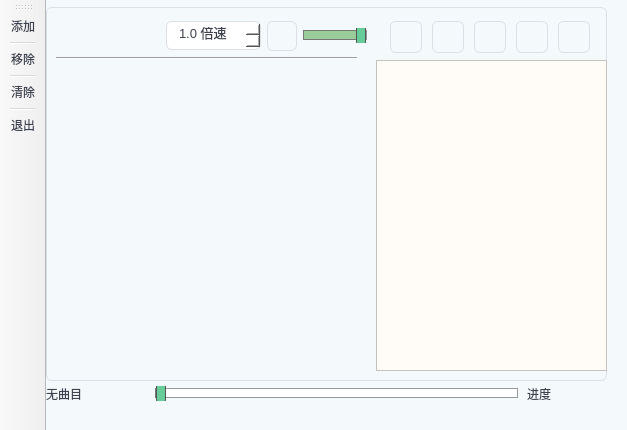
<?xml version="1.0" encoding="UTF-8"?>
<ui version="4.0">
 <class>MyMusic</class>
 <widget class="QMainWindow" name="MyMusic">
  <property name="geometry">
   <rect>
    <x>0</x>
    <y>0</y>
    <width>627</width>
    <height>430</height>
   </rect>
  </property>
  <property name="windowTitle">
   <string>音乐播放器</string>
  </property>
  <property name="styleSheet">
   <string notr="true">#MyMusic  { background-color: #F4F9FC; border-radius: 22px; }
* { color: #3d4150; }
QPushButton { border-style: none;border: 1px solid #DCDFE6;border-radius: 6px;padding: 5px 10px;font-size: 13px; }
QPushButton:hover { color: #b2b7cb; font-weight: bold; background-color: #1296db; }
QScrollBar:vertical { background:#f5f6f8; padding:0px; border-radius: 3px; width:6px; }
QScrollBar::handle:vertical { background:#C0C4CC; border-radius: 3px; }
QScrollBar::handle:vertical:hover { background:#909399; }
QScrollBar::handle:vertical:pressed { background:#909399; }
QScrollBar::add-page:vertical, QScrollBar::sub-page:vertical, QScrollBar::add-line:vertical, QScrollBar::sub-line:vertical { background:none; }
QCheckBox, QRadioButton { font-size: 13px; }
QComboBox, QLineEdit, QTextEdit, QTextBrowser, QTimeEdit, QDateEdit, QDateTimeEdit, QSpinBox,
QDoubleSpinBox { background-color: #ffffff; border: 1px solid #DCDFE6; border-radius: 6px; padding: 5px 10px; font-size: 13px; }
QTextEdit, QTextBrowser { padding-right: 3px; }
QLineEdit:hover, QComboBox:hover, QTimeEdit:hover, QDateEdit:hover, QDateTimeEdit:hover, QSpinBox:hover, QDoubleSpinBox:hover { border: 1px solid #409EFF; }
QComboBox::down-arrow { width:10px; height:10px; right:2px; image:url(:/icons/down.png); }
QComboBox::drop-down { subcontrol-origin:padding; subcontrol-position:top right; width:15px; border-left-width:0px; border-left-style:solid; border-top-right-radius:3px; border-bottom-right-radius:3px; border-left-color:#242424; }
QComboBox QAbstractItemView::item{ min-height:20px; min-width:10px; }
QComboBox::drop-down:on{ top: 1px; }
QTimeEdit::up-button, QDateEdit::up-button, QDateTimeEdit::up-button, QSpinBox::up-button, QDoubleSpinBox::up-button { width:10px; height:10px; image:url(:/icons/up.png); padding: 3px 8px 0px 0px; }
QTimeEdit::down-button, QDateEdit::down-button, QDateTimeEdit::down-button, QSpinBox::down-button, QDoubleSpinBox::down-button { width:10px; height:10px; image:url(:/icons/down.png); padding: 0px 8px 3px 0px; }
QTimeEdit::up-button:pressed, QDateEdit::up-button:pressed, QDateTimeEdit::up-button:pressed, QSpinBox::up-button:pressed, QDoubleSpinBox::up-button:pressed { top: -2px; }
QTimeEdit::down-button:pressed, QDateEdit::down-button:pressed, QDateTimeEdit::down-button:pressed, QSpinBox::down-button:pressed, QDoubleSpinBox::down-button:pressed { bottom: -2px; }
QTabWidge::pane{ border:1px solid #DCDFE6; border-radius: 6px; border-top-left-radius: 0px; background-color: #ffffff; selection-background-color:#ffffff; selection-color:#DCDFE6; alternate-background-color:#f2f1f5; gridline-color:#3d4150; }
QTabBa::tab { border:1px solid #DCDFE6; border-top-left-radius: 6px; border-top-right-radius: 6px; font-size: 13px; background-color: #f2f1f5; padding: 2px 6px; }
QTabWidge::pane:top { top:-1px; }
QTabWidgt::pane:bottom { bottom:-1px; }
QTabWidgt::pane:left { right:-1px; }
QTabWidgt::pane:right { left:-1px; }
QTabBr::tab:selected { background-color: #ffffff; border-bottom: none; }
QGroupBox { border: 1px solid #DCDFE6; border-radius: 6px; font-size: 13px; margin-top: 7px; }
QGroupBox::title { subcontrol-origin: margin; subcontrol-position: top center; padding: 0px 5px 3px; }

#widget_menu { background-color: #F7FBFC; border-radius: 16px; }
#btn_videoPlayback, #btn_playMusic, #btn_ScreenRecording, #toolBtn_screenShot { background-color: #ffffff; border-radius: 5px; padding: 12px 0 0; }
#btn_videoPlayback:hover, #btn_playMusic:hover, #btn_ScreenRecording:hover, #toolBtn_screenShot:hover,hover { background-color: #f8f8f8; border: 1px solid #f0f0f0; }
#lable_title { padding: 0 10px; }
#btn_language, #btn_meeting, #btn_normal, #btn_notion { padding: 8px 12px; color: #d1d8e7;  border: none; }
#btn_language:hover, #btn_meeting:hover, #btn_normal:hover, #btn_notion:hover { background-color: #ffffff; border-radius: 15px; color: #b8c3ce;border: 1px solid #f0f0f0; }
#btn_personal_homePage, #btn_quit, #btn_scaledToSmall, #btn_littleshow {  border: none; }
#btn_personal_homePage:hover, #btn_quit:hover, #btn_scaledToSmall:hover { background-color: #eeeff4; border-radius: 10px; }
#stackedWidget { background-color: #F7FBFC; border-radius: 16px; }
#page_memberShip, #page_normal, #page_notion, #page_words { color: #C0C4CC; }



</string>
  </property>
  <widget class="QWidget" name="centralwidget">
   <widget class="QGroupBox" name="groupBox">
    <property name="geometry">
     <rect>
      <x>0</x>
      <y>0</y>
      <width>561</width>
      <height>381</height>
     </rect>
    </property>
    <property name="title">
     <string/>
    </property>
    <widget class="QListWidget" name="listWidget">
     <property name="geometry">
      <rect>
       <x>330</x>
       <y>60</y>
       <width>231</width>
       <height>311</height>
      </rect>
     </property>
     <property name="styleSheet">
      <string notr="true">background-color: rgb(255, 251, 246);
</string>
     </property>
     <property name="editTriggers">
      <set>QAbstractItemView::NoEditTriggers</set>
     </property>
     <property name="dragEnabled">
      <bool>true</bool>
     </property>
     <property name="dragDropMode">
      <enum>QAbstractItemView::InternalMove</enum>
     </property>
    </widget>
    <widget class="QLabel" name="label">
     <property name="geometry">
      <rect>
       <x>10</x>
       <y>10</y>
       <width>101</width>
       <height>41</height>
      </rect>
     </property>
     <property name="styleSheet">
      <string notr="true">border-image: url(:/images/images/summer.jpg);</string>
     </property>
     <property name="text">
      <string/>
     </property>
    </widget>
    <widget class="Line" name="line">
     <property name="geometry">
      <rect>
       <x>10</x>
       <y>50</y>
       <width>301</width>
       <height>16</height>
      </rect>
     </property>
     <property name="orientation">
      <enum>Qt::Horizontal</enum>
     </property>
    </widget>
    <widget class="QWidget" name="layoutWidget">
     <property name="geometry">
      <rect>
       <x>120</x>
       <y>20</y>
       <width>201</width>
       <height>32</height>
      </rect>
     </property>
     <layout class="QHBoxLayout" name="horizontalLayout">
      <item>
       <widget class="QDoubleSpinBox" name="doubleSpinBox">
        <property name="minimumSize">
         <size>
          <width>0</width>
          <height>24</height>
         </size>
        </property>
        <property name="styleSheet">
         <string notr="true"/>
        </property>
        <property name="frame">
         <bool>true</bool>
        </property>
        <property name="prefix">
         <string/>
        </property>
        <property name="suffix">
         <string> 倍速 </string>
        </property>
        <property name="decimals">
         <number>1</number>
        </property>
        <property name="minimum">
         <double>0.500000000000000</double>
        </property>
        <property name="maximum">
         <double>1.500000000000000</double>
        </property>
        <property name="singleStep">
         <double>0.100000000000000</double>
        </property>
        <property name="value">
         <double>1.000000000000000</double>
        </property>
       </widget>
      </item>
      <item>
       <widget class="QPushButton" name="btnSound">
        <property name="maximumSize">
         <size>
          <width>30</width>
          <height>30</height>
         </size>
        </property>
        <property name="text">
         <string/>
        </property>
        <property name="icon">
         <iconset resource="resMusic.qrc">
          <normaloff>:/images/images/yl.png</normaloff>:/images/images/yl.png</iconset>
        </property>
        <property name="iconSize">
         <size>
          <width>24</width>
          <height>24</height>
         </size>
        </property>
        <property name="flat">
         <bool>true</bool>
        </property>
       </widget>
      </item>
      <item>
       <widget class="QSlider" name="sliderVolumn">
        <property name="styleSheet">
         <string notr="true">QSlider::groove:horizontal {  
    border: 1px solid #999999;  
    background: #ffffff;  
    height: 8px;  
    margin: 0px;  
    round-corners: both;  
}  
  
QSlider::handle:horizontal {  
    background: #66cc99;  
    border: 1px solid #555555;  
    width: 8px;  
    margin: -7px 0; /* margin top/bottom = -(handle height/2) */  
    border-radius: 4px;  
}  
  
QSlider::handle:horizontal:hover {  
    background: #77ddaa;  
}  
  
QSlider::sub-page:horizontal {  
    background: #99cc99;  
    border: 1px solid #777777;  
    height: 8px;  
}  
  
QSlider::add-page:horizontal {  
    background: none;  
}</string>
        </property>
        <property name="maximum">
         <number>100</number>
        </property>
        <property name="value">
         <number>100</number>
        </property>
        <property name="orientation">
         <enum>Qt::Horizontal</enum>
        </property>
       </widget>
      </item>
     </layout>
    </widget>
    <widget class="QWidget" name="layoutWidget_2">
     <property name="geometry">
      <rect>
       <x>340</x>
       <y>20</y>
       <width>211</width>
       <height>34</height>
      </rect>
     </property>
     <layout class="QGridLayout" name="gridLayout">
      <item row="0" column="0">
       <widget class="QPushButton" name="btnrand">
        <property name="minimumSize">
         <size>
          <width>0</width>
          <height>0</height>
         </size>
        </property>
        <property name="maximumSize">
         <size>
          <width>32</width>
          <height>32</height>
         </size>
        </property>
        <property name="toolTip">
         <string>播放</string>
        </property>
        <property name="text">
         <string/>
        </property>
        <property name="icon">
         <iconset resource="resMusic.qrc">
          <normaloff>:/images/images/sj.png</normaloff>:/images/images/sj.png</iconset>
        </property>
        <property name="iconSize">
         <size>
          <width>15</width>
          <height>15</height>
         </size>
        </property>
       </widget>
      </item>
      <item row="0" column="1">
       <widget class="QPushButton" name="btnPrevious">
        <property name="maximumSize">
         <size>
          <width>32</width>
          <height>32</height>
         </size>
        </property>
        <property name="toolTip">
         <string>前一曲</string>
        </property>
        <property name="text">
         <string/>
        </property>
        <property name="icon">
         <iconset resource="resMusic.qrc">
          <normaloff>:/images/images/s.png</normaloff>:/images/images/s.png</iconset>
        </property>
       </widget>
      </item>
      <item row="0" column="2">
       <widget class="QPushButton" name="btnPlay">
        <property name="maximumSize">
         <size>
          <width>32</width>
          <height>32</height>
         </size>
        </property>
        <property name="toolTip">
         <string>播放</string>
        </property>
        <property name="text">
         <string/>
        </property>
       </widget>
      </item>
      <item row="0" column="3">
       <widget class="QPushButton" name="btnNext">
        <property name="maximumSize">
         <size>
          <width>32</width>
          <height>32</height>
         </size>
        </property>
        <property name="toolTip">
         <string>后一曲</string>
        </property>
        <property name="text">
         <string/>
        </property>
        <property name="icon">
         <iconset resource="resMusic.qrc">
          <normaloff>:/images/images/x.png</normaloff>:/images/images/x.png</iconset>
        </property>
       </widget>
      </item>
      <item row="0" column="4">
       <widget class="QPushButton" name="btnLoop">
        <property name="maximumSize">
         <size>
          <width>32</width>
          <height>32</height>
         </size>
        </property>
        <property name="text">
         <string/>
        </property>
        <property name="icon">
         <iconset resource="resMusic.qrc">
          <normaloff>:/images/images/refresh16.png</normaloff>:/images/images/refresh16.png</iconset>
        </property>
        <property name="checkable">
         <bool>true</bool>
        </property>
        <property name="checked">
         <bool>true</bool>
        </property>
       </widget>
      </item>
     </layout>
    </widget>
   </widget>
   <widget class="QWidget" name="layoutWidget_3">
    <property name="geometry">
     <rect>
      <x>0</x>
      <y>384</y>
      <width>561</width>
      <height>20</height>
     </rect>
    </property>
    <layout class="QHBoxLayout" name="horizontalLayout_2">
     <property name="spacing">
      <number>9</number>
     </property>
     <item>
      <widget class="QLabel" name="labCurMedia">
       <property name="minimumSize">
        <size>
         <width>100</width>
         <height>0</height>
        </size>
       </property>
       <property name="text">
        <string>无曲目</string>
       </property>
      </widget>
     </item>
     <item>
      <widget class="QSlider" name="sliderPosition">
       <property name="styleSheet">
        <string notr="true">QSlider::groove:horizontal {  
    border: 1px solid #999999;  
    background: #ffffff;  
    height: 8px;  
    margin: 0px;  
    round-corners: both;  
}  
  
QSlider::handle:horizontal {  
    background: #66cc99;  
    border: 1px solid #555555;  
    width: 8px;  
    margin: -7px 0; /* margin top/bottom = -(handle height/2) */  
    border-radius: 4px;  
}  
  
QSlider::handle:horizontal:hover {  
    background: #77ddaa;  
}  
  
QSlider::sub-page:horizontal {  
    background: #99cc99;  
    border: 1px solid #777777;  
    height: 8px;  
}  
  
QSlider::add-page:horizontal {  
    background: none;  
}</string>
       </property>
       <property name="tracking">
        <bool>false</bool>
       </property>
       <property name="orientation">
        <enum>Qt::Horizontal</enum>
       </property>
      </widget>
     </item>
     <item>
      <widget class="QLabel" name="labRatio">
       <property name="minimumSize">
        <size>
         <width>80</width>
         <height>0</height>
        </size>
       </property>
       <property name="text">
        <string>进度</string>
       </property>
      </widget>
     </item>
    </layout>
   </widget>
  </widget>
  <widget class="QToolBar" name="toolBar">
   <property name="windowTitle">
    <string>toolBar</string>
   </property>
   <attribute name="toolBarArea">
    <enum>LeftToolBarArea</enum>
   </attribute>
   <attribute name="toolBarBreak">
    <bool>false</bool>
   </attribute>
   <addaction name="act_add"/>
   <addaction name="separator"/>
   <addaction name="act_remove"/>
   <addaction name="separator"/>
   <addaction name="act_clear"/>
   <addaction name="separator"/>
   <addaction name="act_quit"/>
  </widget>
  <action name="act_add">
   <property name="text">
    <string>添加</string>
   </property>
   <property name="toolTip">
    <string>添加本地音乐</string>
   </property>
   <property name="menuRole">
    <enum>QAction::NoRole</enum>
   </property>
  </action>
  <action name="act_remove">
   <property name="text">
    <string>移除</string>
   </property>
   <property name="toolTip">
    <string>移除歌曲</string>
   </property>
   <property name="menuRole">
    <enum>QAction::NoRole</enum>
   </property>
  </action>
  <action name="act_clear">
   <property name="text">
    <string>清除</string>
   </property>
   <property name="toolTip">
    <string>清除</string>
   </property>
   <property name="menuRole">
    <enum>QAction::NoRole</enum>
   </property>
  </action>
  <action name="act_quit">
   <property name="text">
    <string>退出</string>
   </property>
   <property name="toolTip">
    <string>退出</string>
   </property>
   <property name="menuRole">
    <enum>QAction::NoRole</enum>
   </property>
  </action>
 </widget>
 <resources>
  <include location="resMusic.qrc"/>
 </resources>
 <connections/>
</ui>
